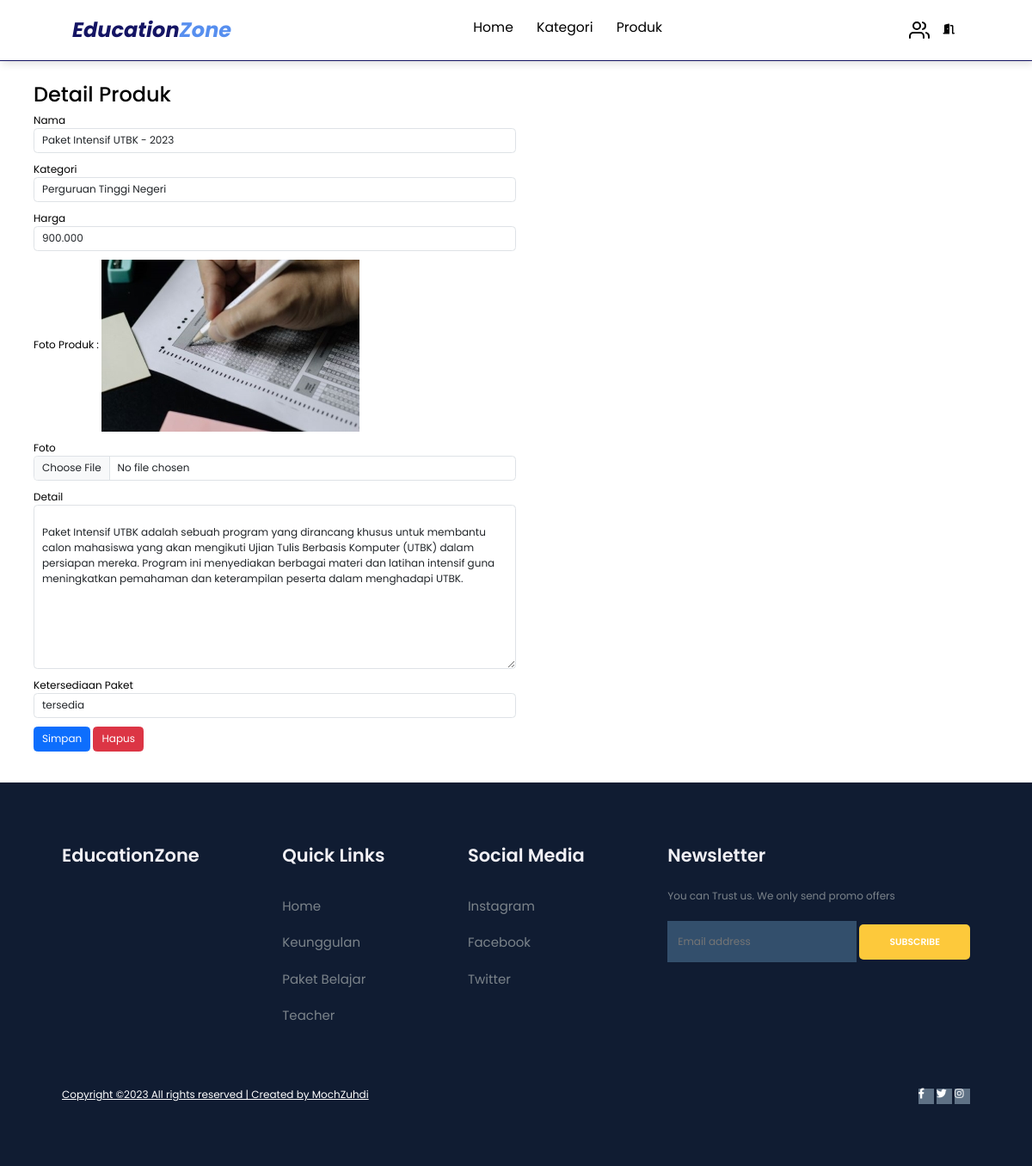
Screenshot of /adminpanel/produk-detail.php?q=9 (signed in) with the database file from the repository.
### tables this page shows
CREATE TABLE `produk` (
  `id` int NOT NULL,
  `kategori_id` int NOT NULL,
  `nama` varchar(255) NOT NULL,
  `harga` varchar(100) NOT NULL,
  `foto` varchar(255) DEFAULT NULL,
  `detail` text,
  `ketersediaan_stok` enum('habis','tersedia') DEFAULT 'tersedia'
);

CREATE TABLE `kategori` (
  `id` int NOT NULL,
  `nama` varchar(100) DEFAULT NULL
);

### adminpanel/produk-detail.php (the view, shortened to what this page needs)
<?php
 require "../koneksi.php";
  $id = $_GET['q'];
  $query = mysqli_query($conn, "SELECT a.*, b.nama AS nama_kategori FROM produk a JOIN kategori b ON
  a.kategori_id=b.id WHERE a.id='$id'");
  $data = mysqli_fetch_array($query);
?>
<!DOCTYPE html>
<html lang="en">
<head>
    <link href="https://cdn.jsdelivr.net/npm/bootstrap@5.3.0/dist/css/bootstrap.min.css" rel="stylesheet">
    <link
      rel="stylesheet"
      href="https://use.fontawesome.com/releases/v5.15.4/css/all.css"
    />
</head>
<body>
    <?php require "navbar.php" ?>
    <div class="container mt-7 pt-5" style= "margin-top: 5rem;">
        <h2 class="text-black">Detail Produk</h2>
        <div class="col-12 col-md-6 mb-5">
            <form action="" method="post" enctype="multipart/form-data">
                <div>
                    <label for="nama" class="text-black">Nama</label>
                    <input type="text" id="nama" name="nama" value="<?php echo $data['nama'] ?>" class="form-control" autocomplete="off" required>
                </div>
                <div>
                    <label for="kategori" class="text-black">Kategori</label>
                    <select name="kategori" id="kategori" class="form-control" required>
                        <option value="<?php echo $data['kategori_id']; ?>"><?php echo $data['nama_kategori']; ?></option>
                    </select>
                </div>
                <div>
                    <label for="harga" class="text-black">Harga</label>
                    <input type="text" class="form-control" value="<?php echo $data['harga'] ?>" name="harga" autofocus autocomplete="off" required >
                </div>
                <div>
                    <label for="currentFoto" class="text-black">Foto Produk :</label>
                    <img src="../img/<?php echo $data['foto'] ?>" alt=""
                    width="300px">
                </div>
                <div>
                    <label for="foto" class="text-black">Foto</label>
                    <input type="file" name="foto" id="foto" class="form-control">
                </div>
                <div>
                    <label for="detail" class="text-black">Detail</label>
                    <textarea name="detail" id="detail" cols="30" rows="10" class="form-control" autofocus autocomplete="off" required>
                        <?php echo $data['detail'] ?>
                    </textarea>
                </div>
                <div>
                    <label for="ketersediaan_stok" class="text-black">Ketersediaan Paket</label>
                    <select name="ketersediaan_stok" id="ketersediaan_stok" class="form-control">
                        <option value="<?php echo $data['ketersediaan_stok']; ?>"><?php echo $data['ketersediaan_stok']; ?></option>
                    </select>
                </div>
                <div>
                    <button type="submit" class="btn btn-primary" name="simpan">Simpan</button>
                    <button type="submit" class="btn btn-danger" name="hapus">Hapus</button>
                </div>
            </form>
        </div>
    </div>
    <?php require "footer.php" ?>
</body>
</html>

### css/style.css (style rules this page uses)
:root { --primary: #ffff; --bg: #ffff; }
* { margin: 0; padding: 0; box-sizing: border-box; outline: none; border: none; text-decoration: none; }
body { font-family: "Poppins", sans-serif; background-color: #ffff; color: #ffff; }
html { scroll-behavior: smooth; }
@media (max-width: 1366px) { html { font-size: 75%; } }

### adminpanel/produk-detail.php (style rules this page uses)
form div { margin-bottom: 10px; }

### rows the page displays
produk: nama "Paket Intensif UTBK - 2023", kategori "Perguruan Tinggi Negeri", harga "900.000", foto (picture), detail "Paket Intensif UTBK adalah sebuah program yang dirancang khusus untuk membantu calon mahasiswa yang akan mengikuti Ujian Tulis Berbasis Komputer (UTBK) dalam persiapan mereka. Program ini menyediakan berbagai materi dan latihan intensif guna meningkatkan pemahaman dan keterampilan peserta dalam menghadapi UTBK.", ketersediaan_stok "tersedia"
